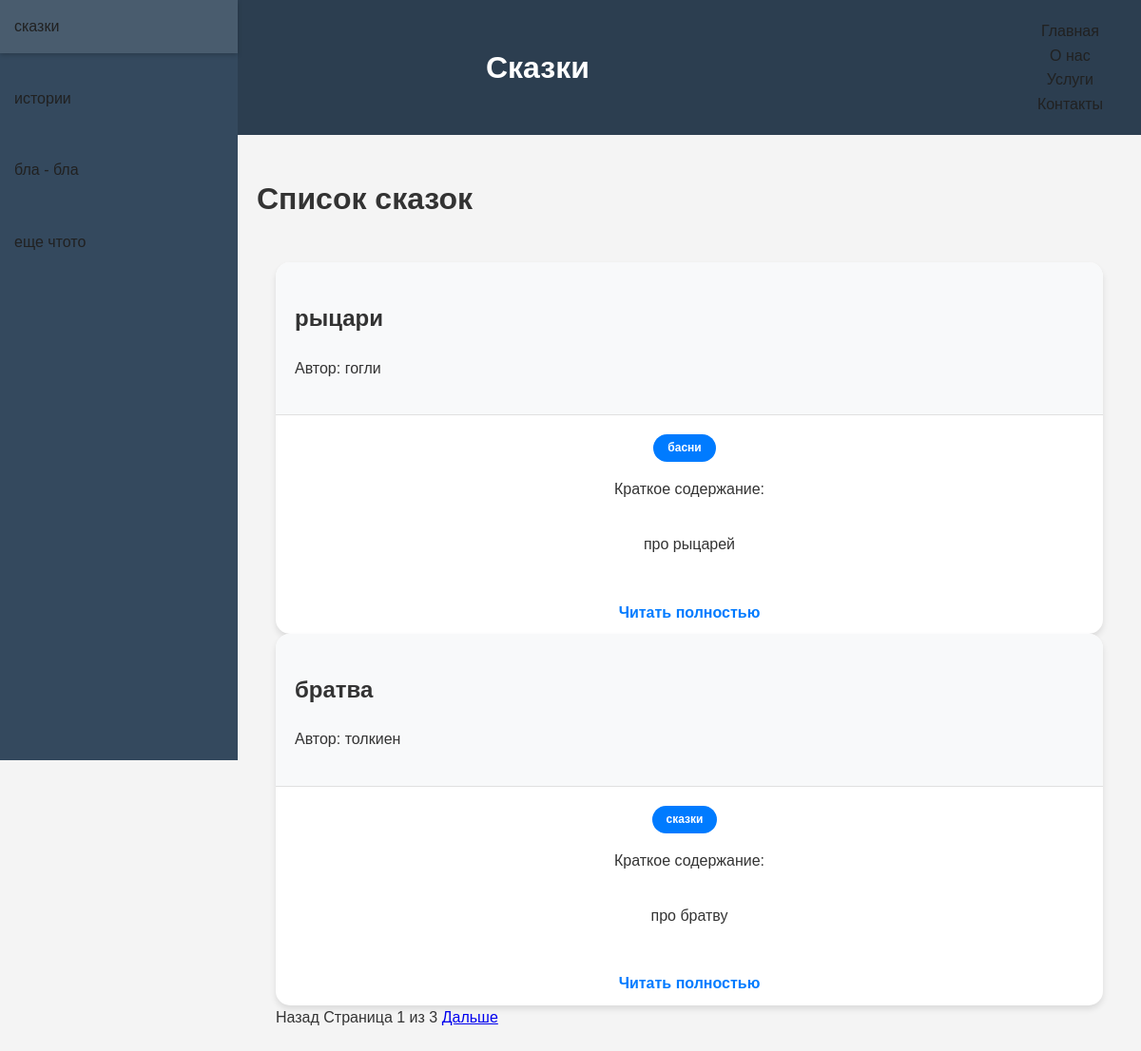
The page /story_list on the database its author committed.
### main/models.py (models this page shows, shortened)
class Story(models.Model):
    title=models.CharField(max_length=100)
    autor=models.ForeignKey(Autor, on_delete=models.CASCADE, related_name='stories')
    genre =models.ManyToManyField(Genre, blank=True)
    content = models.TextField()

class Autor(models.Model):
    name=models.CharField(max_length=100)

class Genre(models.Model):
    name=models.CharField(max_length=50)

### main/views.py (the view)
# urls.py: path('story_list', views.story_list, name='story_list'),
def story_list(request):
    stories = Story.objects.all()
    paginator = Paginator(stories, 2)  # Показываем по 2 сказки на странице
    page = request.GET.get('page', 1)
    try:
        paginated_stories = paginator.page(page)
    except PageNotAnInteger:
        paginated_stories = paginator.page(1)
    except EmptyPage:
        paginated_stories = paginator.page(paginator.num_pages)
    return render(request, 'story_list.html', {'stories': paginated_stories})

### main/templates/story_list.html (shortened to what this page needs)
{% extends 'base.html' %}
{% block content %}
    <h1>Список сказок</h1>
    <div class="container">
        {% for story in stories %}
            <div class="story-card">
                <div class="card-header">
                    <h2>{{ story.title }}</h2>
                    <p>Автор: <span class="author">{{ story.autor.name }}</span> {{ story.autor.count }} </p>
                </div>
                <div class="card-body">
                    <ul class="genre-list">
                        {% for genre in story.genre.all %}
                            <li>{{ genre.name }}</li>
                        {% endfor %}
                    </ul>
                    <p>Краткое содержание:</p>
                    <p>{{ story.content|truncatewords:20 }}</p>
                </div>
                <div class="card-footer">
                    <a href="{% url 'story_detail' story.id %}" class="read-more">Читать полностью</a>
                </div>
            </div>
        {% empty %}
            <p>Здесь пока нет сказок.</p>
        {% endfor %}
       <div class="pagination">
    {% if stories.has_previous %}
        <a href="{% url 'story_list' %}?page={{ stories.previous_page_number }}">Назад</a>
    {% else %}
        <span>Назад</span>
    {% endif %}
    <span>Страница {{ stories.number }} из {{ stories.paginator.num_pages }}</span>
    {% if stories.has_next %}
        <a href="{% url 'story_list' %}?page={{ stories.next_page_number }}">Дальше</a>
    {% else %}
        <span>Дальше</span>
    {% endif %}
</div>
{% endblock %}

### main/static/main/css/styl.css (style rules this page uses)
:root { --primary-color: #2c3e50; --secondary-color: #34495e; --accent-color: #3498db; --background-color: #ecf0f1; --text-color: #212121; --light-gray: #f1f1f1; }
body { font-family: Arial, sans-serif; line-height: 1.6; color: var(--text-color); background-color: var(--background-color); margin: 0; padding: 0; overflow-x: hidden; }

### main/templates/base.html (style rules this page uses)
:root { --primary-color: #2c3e50; --secondary-color: #34495e; --accent-color: #3498db; --background-color: #ecf0f1; --text-color: #212121; --light-gray: #f1f1f1; }
body { font-family: Arial, sans-serif; line-height: 1.6; color: var(--text-color); background-color: var(--background-color); margin: 0; padding: 0; overflow-x: hidden; }
body { font-family: Arial, sans-serif; line-height: 1.6; color: #333; background-color: #f4f4f4; }
.container { max-width: 1200px; margin: 0 auto; padding: 20px; }
.story-card { background-color: white; border-radius: 15px; box-shadow: 0 4px 6px rgba(0, 0, 0, 0.1); transition: transform 0.3s ease, box-shadow 0.3s ease; overflow: hidden; }
.card-header { padding: 20px; background-color: #f8f9fa; border-bottom: 1px solid #e0e0e0; }
.card-body { display: flex; flex-direction: column; align-items: center; padding: 20px; }
.genre-list { list-style-type: none; padding: 0; margin: 0; }
.genre-list li { display: inline-block; background-color: #007bff; color: white; padding: 5px 15px; border-radius: 25px; margin-right: 10px; font-size: 12px; font-weight: bold; }
.read-more { display: block; margin-top: auto; text-align: center; color: #007bff; text-decoration: none; padding: 10px 20px; border-radius: 25px; font-weight: bold; transition: background-color 0.3s ease; }

### rows shown on the page
Story: title "рыцари", autor.name "гогли", content "про рыцарей"
Genre: name "басни"
Story: title "братва", autor.name "толкиен", content "про братву"
Genre: name "сказки"

### other values the page prints
{{ stories.number }} "1"
{{ stories.paginator.num_pages }} "3"
